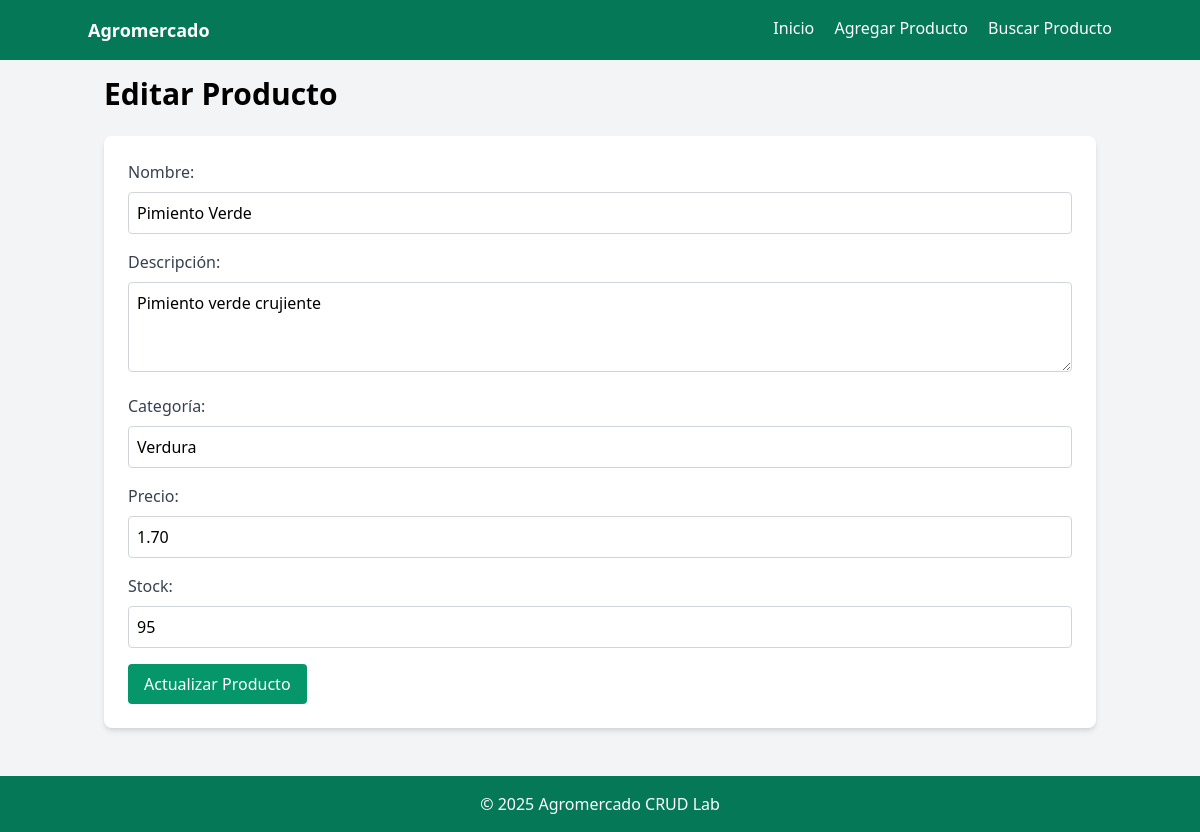
Screenshot of /edit.php?id=6 with the database file from the repository.
### tables this page shows
CREATE TABLE `productos` (
  `id` int(11) NOT NULL,
  `nombre` varchar(100) NOT NULL,
  `descripcion` text DEFAULT NULL,
  `categoria` varchar(50) DEFAULT NULL,
  `precio` decimal(10,2) NOT NULL,
  `stock` int(11) DEFAULT 0,
  `created_at` timestamp NOT NULL DEFAULT current_timestamp()
);

### edit.php (the view, shortened to what this page needs)
<?php
require 'config.php';
include 'includes/header.php';
$id = $_GET['id'];
$stmt = $pdo->prepare('SELECT * FROM productos WHERE id = ?');
$stmt->execute([$id]);
$producto = $stmt->fetch();
?>
<h1 class="text-3xl font-bold mb-6">Editar Producto</h1>
<form action="process.php" method="post" class="bg-white p-6 rounded-lg shadow-md">
  <div class="mb-4">
    <label class="block text-gray-700 mb-2">Nombre:</label>
    <input type="text" name="nombre" class="w-full border border-gray-300 p-2 rounded" value="<?php echo htmlspecialchars($producto['nombre']); ?>" required>
  </div>
  <div class="mb-4">
    <label class="block text-gray-700 mb-2">Descripción:</label>
    <textarea name="descripcion" class="w-full border border-gray-300 p-2 rounded" rows="3" required><?php echo htmlspecialchars($producto['descripcion']); ?></textarea>
  </div>
  <div class="mb-4">
    <label class="block text-gray-700 mb-2">Categoría:</label>
    <input type="text" name="categoria" class="w-full border border-gray-300 p-2 rounded" value="<?php echo htmlspecialchars($producto['categoria']); ?>" required>
  </div>
  <div class="mb-4">
    <label class="block text-gray-700 mb-2">Precio:</label>
    <input type="number" step="0.01" name="precio" class="w-full border border-gray-300 p-2 rounded" value="<?php echo htmlspecialchars($producto['precio']); ?>" required>
  </div>
  <div class="mb-4">
    <label class="block text-gray-700 mb-2">Stock:</label>
    <input type="number" name="stock" class="w-full border border-gray-300 p-2 rounded" value="<?php echo htmlspecialchars($producto['stock']); ?>" required>
  </div>
  <button type="submit" class="bg-green-600 hover:bg-green-700 text-white py-2 px-4 rounded">Actualizar Producto</button>
</form>
<?php include 'includes/footer.php'; ?>

### rows the page displays
productos: nombre "Pimiento Verde", descripcion "Pimiento verde crujiente", categoria "Verdura", precio "1.70", stock "95"
